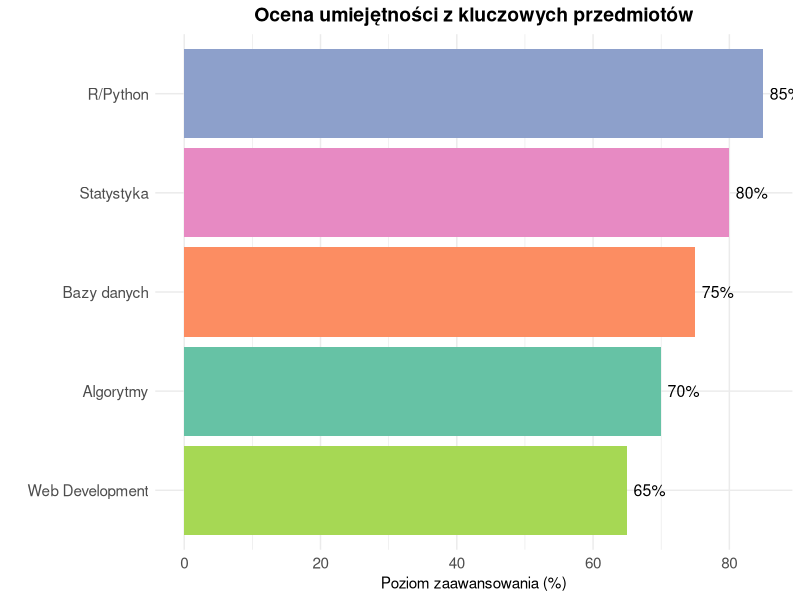
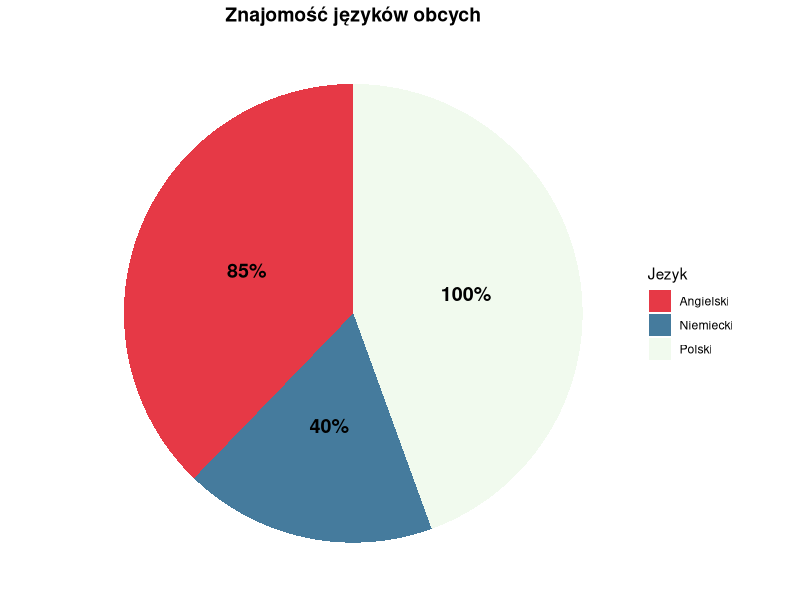

Generate these figures, in order, with R:
## ---- chunk 1
knitr::opts_chunk$set(echo = FALSE, message = FALSE, warning = FALSE)
library(tidyverse)
library(knitr)
## ---- chunk 2
kontakt <- data.frame(
  Kategoria = c("Email", "Telefon", "LinkedIn", "GitHub", "Lokalizacja"),
  Informacje = c(
    "jan.kowalski@student.up.poznan.pl",
    "+48 123 456 789",
    "linkedin.com/in/jankowalski",
    "github.com/jankowalski",
    "Poznań, Polska"
  )
)

kable(kontakt, col.names = c("", ""), align = 'l')
## ---- chunk 3
# Wykres przedstawiający postęp w nauce
przedmioty <- data.frame(
  Przedmiot = c("R/Python", "Bazy danych", "Statystyka", 
                "Algorytmy", "Web Development"),
  Poziom = c(85, 75, 80, 70, 65)
)

ggplot(przedmioty, aes(x = reorder(Przedmiot, Poziom), y = Poziom, fill = Przedmiot)) +
  geom_col(show.legend = FALSE) +
  coord_flip() +
  scale_fill_brewer(palette = "Set2") +
  labs(
    title = "Ocena umiejętności z kluczowych przedmiotów",
    x = "",
    y = "Poziom zaawansowania (%)"
  ) +
  theme_minimal() +
  theme(
    plot.title = element_text(hjust = 0.5, face = "bold", size = 14),
    axis.text = element_text(size = 11)
  ) +
  geom_text(aes(label = paste0(Poziom, "%")), hjust = -0.2, size = 4)
## ---- chunk 4
umiejetnosci_prog <- data.frame(
  Jezyk = c("R", "Python", "SQL", "JavaScript", "C++"),
  Poziom = c("Zaawansowany", "Średniozaawansowany", "Średniozaawansowany", 
             "Podstawowy", "Podstawowy"),
  Lata_doswiadczenia = c(2, 1.5, 1, 0.5, 1)
)

kable(umiejetnosci_prog, 
      col.names = c("Język", "Poziom", "Lata doświadczenia"),
      align = 'l')
## ---- chunk 5
kursy <- data.frame(
  Nazwa = c(
    "R for Data Science",
    "Introduction to SQL",
    "Python for Data Analysis",
    "Git and GitHub"
  ),
  Platforma = c("DataCamp", "Coursera", "Udemy", "Coursera"),
  Rok = c(2023, 2023, 2024, 2024)
)

kable(kursy, col.names = c("Nazwa kursu", "Platforma", "Rok ukończenia"))
## ---- chunk 6
# Wizualizacja umiejętności językowych
jezyki <- data.frame(
  Jezyk = c("Polski", "Angielski", "Niemiecki"),
  Poziom = c(100, 85, 40)
)

ggplot(jezyki, aes(x = "", y = Poziom, fill = Jezyk)) +
  geom_col(width = 1) +
  coord_polar(theta = "y") +
  scale_fill_manual(values = c("#E63946", "#457B9D", "#F1FAEE")) +
  theme_void() +
  labs(title = "Znajomość języków obcych") +
  theme(
    plot.title = element_text(hjust = 0.5, face = "bold", size = 14),
    legend.position = "right"
  ) +
  geom_text(aes(label = paste0(Poziom, "%")), 
            position = position_stack(vjust = 0.5),
            size = 5, fontface = "bold")
